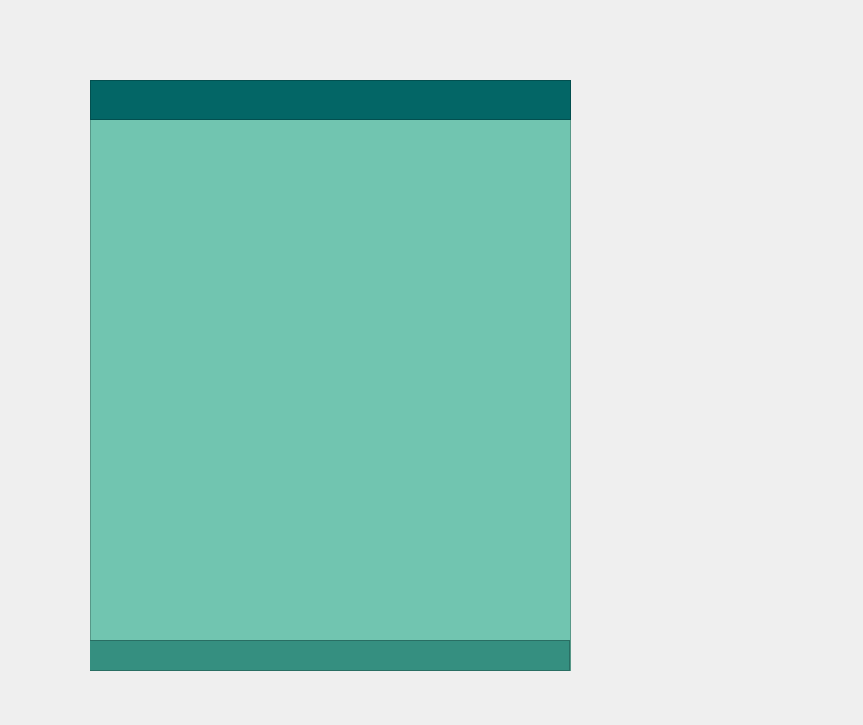
<?xml version="1.0" encoding="UTF-8"?>
<ui version="4.0">
 <class>MainWindow</class>
 <widget class="QMainWindow" name="MainWindow">
  <property name="geometry">
   <rect>
    <x>0</x>
    <y>0</y>
    <width>863</width>
    <height>725</height>
   </rect>
  </property>
  <property name="windowTitle">
   <string>MainWindow</string>
  </property>
  <widget class="QWidget" name="centralwidget">
   <widget class="QFrame" name="frame">
    <property name="geometry">
     <rect>
      <x>90</x>
      <y>80</y>
      <width>481</width>
      <height>591</height>
     </rect>
    </property>
    <property name="styleSheet">
     <string notr="true">background-color: rgb(113, 197, 176);</string>
    </property>
    <property name="frameShape">
     <enum>QFrame::StyledPanel</enum>
    </property>
    <property name="frameShadow">
     <enum>QFrame::Raised</enum>
    </property>
    <widget class="QFrame" name="frame_2">
     <property name="geometry">
      <rect>
       <x>-1</x>
       <y>560</y>
       <width>481</width>
       <height>31</height>
      </rect>
     </property>
     <property name="styleSheet">
      <string notr="true">background-color: rgb(53, 143, 128);</string>
     </property>
     <property name="frameShape">
      <enum>QFrame::StyledPanel</enum>
     </property>
     <property name="frameShadow">
      <enum>QFrame::Raised</enum>
     </property>
    </widget>
    <widget class="QFrame" name="frame_3">
     <property name="geometry">
      <rect>
       <x>0</x>
       <y>0</y>
       <width>481</width>
       <height>40</height>
      </rect>
     </property>
     <property name="styleSheet">
      <string notr="true">background-color: rgb(3, 102, 102);</string>
     </property>
     <property name="frameShape">
      <enum>QFrame::StyledPanel</enum>
     </property>
     <property name="frameShadow">
      <enum>QFrame::Raised</enum>
     </property>
     <widget class="QPushButton" name="pushButton">
      <property name="geometry">
       <rect>
        <x>445</x>
        <y>5</y>
        <width>30</width>
        <height>30</height>
       </rect>
      </property>
      <property name="styleSheet">
       <string notr="true">QPushButton {
	border: solid 0px;
	background-image: url(:/Images/icons/x.png);
}
QPushButton:hover {

background-image: url(:/Images/icons/x_hover.png);
}</string>
      </property>
      <property name="text">
       <string/>
      </property>
     </widget>
     <widget class="QPushButton" name="pushButton_2">
      <property name="geometry">
       <rect>
        <x>370</x>
        <y>5</y>
        <width>30</width>
        <height>30</height>
       </rect>
      </property>
      <property name="styleSheet">
       <string notr="true">QPushButton {
	border: solid 0px;
	background-image: url(:/Images/icons/minus.png);
}
QPushButton:hover {

background-image: url(:/Images/icons/minus_hover.png);
}</string>
      </property>
      <property name="text">
       <string/>
      </property>
     </widget>
     <widget class="QPushButton" name="pushButton_3">
      <property name="geometry">
       <rect>
        <x>411</x>
        <y>7</y>
        <width>26</width>
        <height>26</height>
       </rect>
      </property>
      <property name="styleSheet">
       <string notr="true">QPushButton {
	border: solid 0px;
	background-image: url(:/Images/icons/max.png);
}
QPushButton:hover {

background-image: url(:/Images/icons/max_hover.png);
}</string>
      </property>
      <property name="text">
       <string/>
      </property>
     </widget>
    </widget>
   </widget>
  </widget>
 </widget>
 <resources>
  <include location="file.qrc"/>
 </resources>
 <connections/>
</ui>
